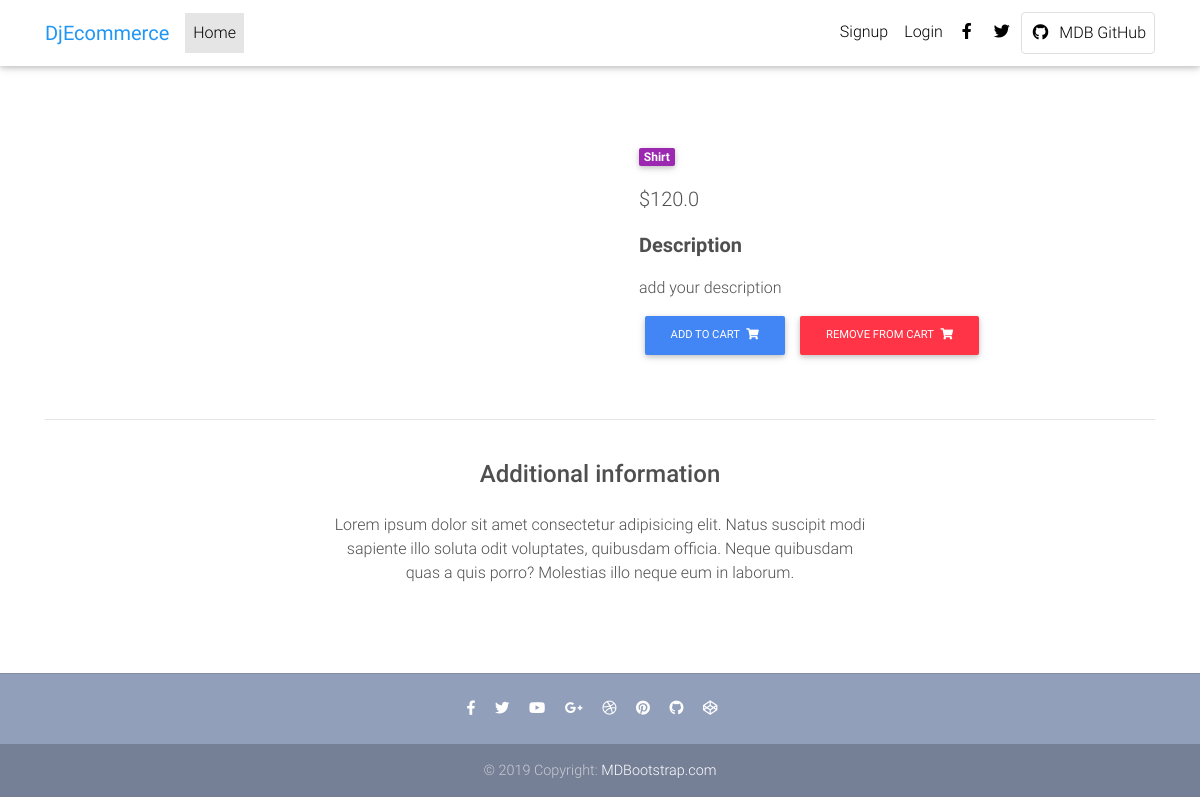
/products/Denim-Shirt/, run on an earlier commit of the app's database.
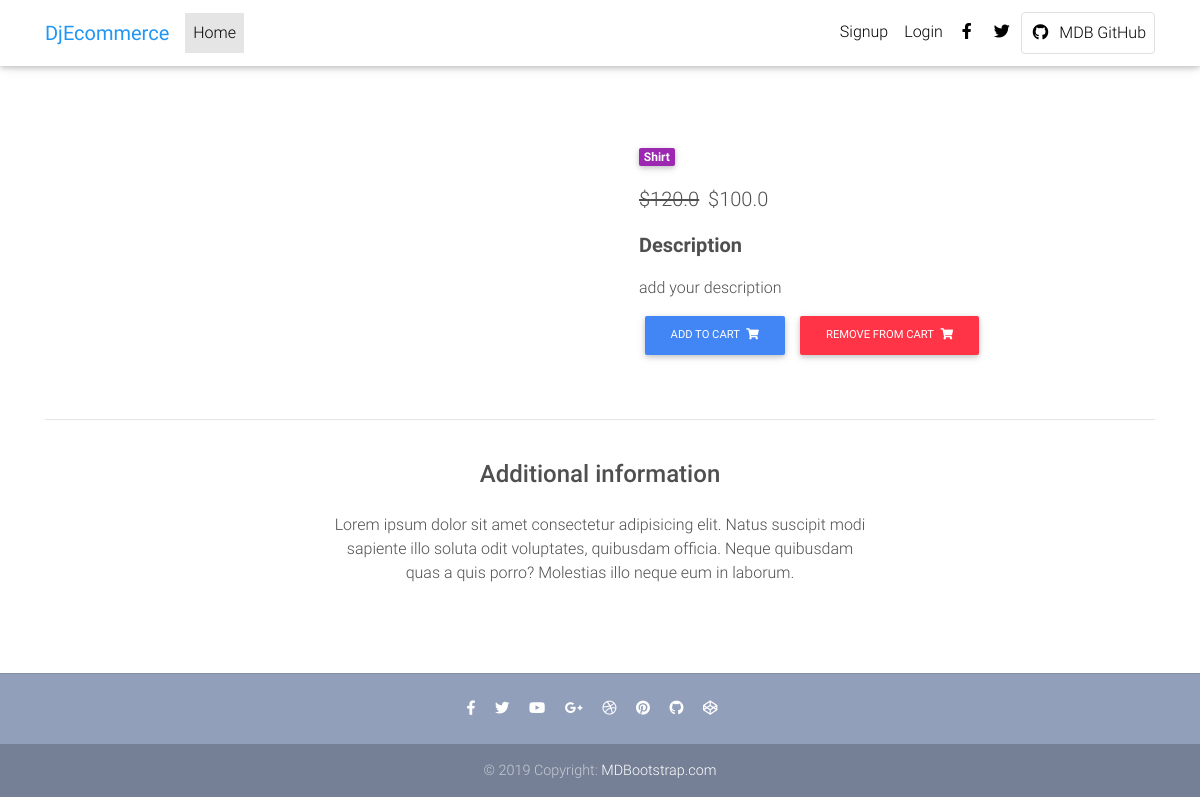
And on a later commit of the database.
### core/models.py (models this page shows, shortened)
class Item(models.Model):
    title = models.CharField(max_length=100)
    price = models.FloatField()
    discount_price = models.FloatField(blank=True , null=True)
    category = models.CharField(choices=category_choices , max_length=2)
    label = models.CharField(choices=label_choices , max_length=1)
    description = models.TextField(max_length=200)
    slug = models.SlugField()
    def get_add_to_cart_url(self):
        return reverse('core:AddToCart' , kwargs= {
            'slug' : self.slug
        })
    def get_remove_from_cart_url(self):
        return reverse('core:RemoveFromCart' , kwargs= {
            'slug' : self.slug
        })

### core/views.py (the view)
# urls.py: path('products/<slug>/' , views.ItemDetails.as_view() , name='ItemDetails'),
class ItemDetails(DetailView):
    model = Item
    template_name = 'product-page.html'

### templates/product-page.html (shortened to what this page needs)
{% extends 'base.html' %}
{% block body_block %}
  <main class="mt-5 pt-4">
    <div class="container dark-grey-text mt-5">
      <div class="row wow fadeIn">
        <div class="col-md-6 mb-4">
        </div>
        <div class="col-md-6 mb-4">
          <div class="p-4">
            <div class="mb-3">
              <a href="">
                <span class="badge purple mr-1">{{object.get_category_display}}</span>
              </a>
            </div>
            <p class="lead">
              {% if object.discount_price %}
              <span class="mr-1">
                <del>${{object.price}}</del>
              </span>
              <span>${{object.discount_price}}</span>
              {% else %}
              <span>${{object.price}}</span>
              {% endif %}
            </p>
            <p class="lead font-weight-bold">Description</p>
            <p>{{object.description}}</p>
              <a href="{{ object.get_add_to_cart_url }}" class="btn btn-primary btn-md my-0 p">Add to cart
                <i class="fas fa-shopping-cart ml-1"></i>
              </a>
              <a href="{{ object.get_remove_from_cart_url }}" class="btn btn-danger btn-md my-0 p">Remove from cart
                <i class="fas fa-shopping-cart ml-1"></i>
              </a>
          </div>
        </div>
      </div>
      <hr>
      <div class="row d-flex justify-content-center wow fadeIn">
        <div class="col-md-6 text-center">
          <h4 class="my-4 h4">Additional information</h4>
          <p>Lorem ipsum dolor sit amet consectetur adipisicing elit. Natus suscipit modi sapiente illo soluta odit
            voluptates,
            quibusdam officia. Neque quibusdam quas a quis porro? Molestias illo neque eum in laborum.</p>
        </div>
      </div>
      <div class="row wow fadeIn">
        <div class="col-lg-4 col-md-12 mb-4">
        </div>
        <div class="col-lg-4 col-md-6 mb-4">
        </div>
        <div class="col-lg-4 col-md-6 mb-4">
        </div>
      </div>
    </div>
  </main>
  {% endblock %}

### templates/base.html (shortened to what this page needs)
<!DOCTYPE html>
{% load static %}
<html lang="en">
<head>
  <link rel="stylesheet" href="https://use.fontawesome.com/releases/v5.11.2/css/all.css">
  <link href="{% static 'css/bootstrap.min.css' %}" rel="stylesheet">
  <link href="{% static 'css/mdb.min.css' %}" rel="stylesheet">
  <link href="{% static 'css/style.min.css' %}" rel="stylesheet">
</head>
<body>
  {% include 'navbar.html' %}
    {% block body_block %}
    {% endblock %}
  {% include 'footer.html' %}
</body>
</html>

### templates/navbar.html (shortened to what this page needs)
{% load cart_template_tags %}
<nav class="navbar fixed-top navbar-expand-lg navbar-light white scrolling-navbar">
    <div class="container">
      <a class="navbar-brand waves-effect" href="{% url 'core:Home' %}" target="_blank">
        <strong class="blue-text">DjEcommerce</strong>
      </a>
      <div class="collapse navbar-collapse" id="navbarSupportedContent">
        <ul class="navbar-nav mr-auto">
          <li class="nav-item active">
            <a class="nav-link waves-effect" href="{% url 'core:Home' %}">Home
            </a>
          </li>
        </ul>
        <ul class="navbar-nav nav-flex-icons">
        {% if user.is_authenticated %}
          <li class="nav-item">
            <a class="nav-link waves-effect" href="{% url 'core:OrderSummary' %}">
              <span class="badge red z-depth-1 mr-1"> {{request.user|cart_item_count}} </span>
              <i class="fas fa-shopping-cart"></i>
              <span class="clearfix d-none d-sm-inline-block"> Cart </span>
            </a>
          </li>
          <li class="nav-item">
            <a class="nav-link waves-effect" href="{% url 'account_logout' %}">
              <span class="clearfix d-none d-sm-inline-block"> Logout </span>
            </a>
          </li>
        {% else %}
        <li class="nav-item">
            <a class="nav-link waves-effect" href="{% url 'account_signup' %}">
              <span class="clearfix d-none d-sm-inline-block"> Signup </span>
            </a>
        </li>
        <li class="nav-item">
            <a class="nav-link waves-effect" href="{% url 'account_login' %}">
              <span class="clearfix d-none d-sm-inline-block"> Login </span>
            </a>
        </li>
        {% endif %}
          <li class="nav-item">
            <a href="https://www.facebook.com/mdbootstrap" class="nav-link waves-effect" target="_blank">
              <i class="fab fa-facebook-f"></i>
            </a>
          </li>
          <li class="nav-item">
            <a href="https://twitter.com/MDBootstrap" class="nav-link waves-effect" target="_blank">
              <i class="fab fa-twitter"></i>
            </a>
          </li>
          <li class="nav-item">
            <a href="https://github.com/mdbootstrap/bootstrap-material-design" class="nav-link border border-light rounded waves-effect"
              target="_blank">
              <i class="fab fa-github mr-2"></i>MDB GitHub
            </a>
          </li>
        </ul>
      </div>
    </div>
  </nav>

### templates/footer.html
  <footer class="page-footer text-center font-small mt-4 wow fadeIn">
    <hr class="my-4">
    <div class="pb-4">
      <a href="https://www.facebook.com/mdbootstrap" target="_blank">
        <i class="fab fa-facebook-f mr-3"></i>
      </a>
      <a href="https://twitter.com/MDBootstrap" target="_blank">
        <i class="fab fa-twitter mr-3"></i>
      </a>
      <a href="https://www.youtube.com/watch?v=7MUISDJ5ZZ4" target="_blank">
        <i class="fab fa-youtube mr-3"></i>
      </a>
      <a href="https://plus.google.com/u/0/b/107863090883699620484" target="_blank">
        <i class="fab fa-google-plus-g mr-3"></i>
      </a>
      <a href="https://dribbble.com/mdbootstrap" target="_blank">
        <i class="fab fa-dribbble mr-3"></i>
      </a>
      <a href="https://pinterest.com/mdbootstrap" target="_blank">
        <i class="fab fa-pinterest mr-3"></i>
      </a>
      <a href="https://github.com/mdbootstrap/bootstrap-material-design" target="_blank">
        <i class="fab fa-github mr-3"></i>
      </a>
      <a href="http://codepen.io/mdbootstrap/" target="_blank">
        <i class="fab fa-codepen mr-3"></i>
      </a>
    </div>
    <div class="footer-copyright py-3">
      © 2019 Copyright:
      <a href="https://mdbootstrap.com/education/bootstrap/" target="_blank"> MDBootstrap.com </a>
    </div>
  </footer>

### templates/base.html (style rules this page uses)
html, body, header, .carousel { height: 60vh; }

What changed in the data, as far as the page shows it:
changed Item "add your description": discount_price (not shown) → "100.0"
